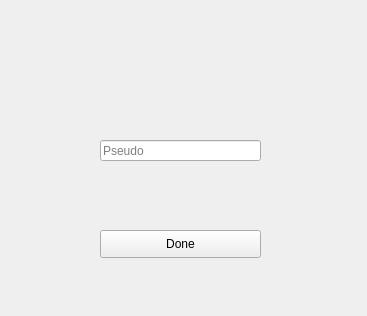
<?xml version="1.0" encoding="UTF-8"?>
<ui version="4.0">
 <class>Form</class>
 <widget class="QWidget" name="Form">
  <property name="geometry">
   <rect>
    <x>0</x>
    <y>0</y>
    <width>367</width>
    <height>316</height>
   </rect>
  </property>
  <property name="windowTitle">
   <string>Form</string>
  </property>
  <widget class="QLabel" name="label">
   <property name="geometry">
    <rect>
     <x>-210</x>
     <y>-210</y>
     <width>581</width>
     <height>531</height>
    </rect>
   </property>
   <property name="text">
    <string/>
   </property>
   <property name="pixmap">
    <pixmap>../../img/login-background.jpg</pixmap>
   </property>
  </widget>
  <widget class="QLineEdit" name="lineEdit">
   <property name="geometry">
    <rect>
     <x>100</x>
     <y>140</y>
     <width>161</width>
     <height>21</height>
    </rect>
   </property>
   <property name="placeholderText">
    <string>Pseudo</string>
   </property>
  </widget>
  <widget class="QPushButton" name="pushButton">
   <property name="geometry">
    <rect>
     <x>100</x>
     <y>230</y>
     <width>161</width>
     <height>28</height>
    </rect>
   </property>
   <property name="text">
    <string>Done</string>
   </property>
  </widget>
 </widget>
 <resources/>
 <connections/>
</ui>
